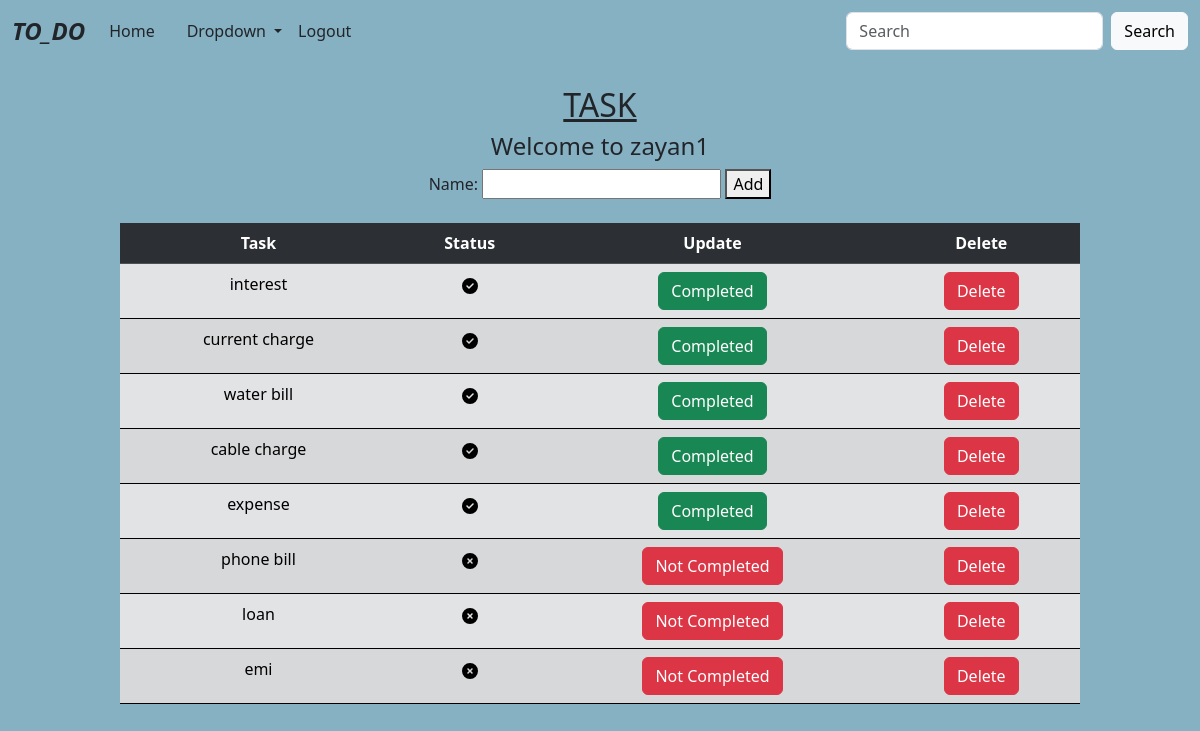
Screenshot of /task/ (signed in) with the database file from the repository.
### ToDo_App/models.py (models this page shows, shortened)
class Task(models.Model):
    name=models.CharField(max_length=20)
    user=models.ForeignKey(User,on_delete=models.CASCADE)
    complete=models.BooleanField(default=False)
    dete=models.DateField(auto_now_add=True)

### ToDo_App/views.py (the view, shortened to what this page needs)
# urls.py: path('task/',Task_view.as_view(),name='task'),
@method_decorator(signin_required,name='dispatch')
class Task_view(View):
    def get(self,request,*args,**kwargs):
        form=Task_form()
        data=Task.objects.filter(user=request.user).order_by('complete')
        return render(request,"task.html",{"form":form,"data":data})

### ToDo_App/forms.py
class Task_form(forms.ModelForm):
    class Meta:
        model= Task
        fields=['name']

### ToDo_App/views.py (called while the page is built)
def signin_required(fn):
    def wrapper(request,*args,**kwargs):
        if not request.user.is_authenticated:
            messages.error(request,"You Should Login First...")
            return redirect('login')
        else:
            return fn(request,*args,**kwargs)
    return wrapper

### ToDo_App/templates/task.html (shortened to what this page needs)
{% extends 'index.html' %}
{% block body %}
<center>
    <h2><u>TASK</u></h2>
    <h4>Welcome to {{request.user}}</h4>
    <form action="" method="post">
        {{form}}
        <button class="btn-secondary" type="submit">Add</button><br>
    </form><br>
    </center>
    <table align="center" class="table table-striped table-secondary" style="text-align: center; width: 80%; border: 2px;">
        <tr class="table-dark">
            <th>Task</th>
            <th>Status</th>
            <th>Update</th>
            <th>Delete</th>
            </tr>
    {% for i in data %}
    <tr>
        <td>{{i.name}}</td>
        {% if i.complete == False %}
        <td></td>
        {% elif i.complete == True %}
        <td></td>
        {% endif %}
        {% if i.complete == True %}
        <td><a class="btn btn-danger" href="{% url 'edit' i.id %}">Not Completed</a></td>
        {% elif i.complete == False %}
        <td><a class="btn btn-success"  href="{% url 'edit' i.id %}">Completed</a></td>
        {% endif %}
        <td><a class="btn btn-danger btn-hover" href="{% url 'remove' i.id %}">Delete</a></td>
    </tr>
    {% endfor %}
    </table>
{% endblock %}

### ToDo_App/templates/index.html (shortened to what this page needs)
<!DOCTYPE html>
<html lang="en">
<head>
    <link href="https://cdn.jsdelivr.net/npm/bootstrap@5.3.2/dist/css/bootstrap.min.css" rel="stylesheet">
</head>
<body>
<nav class="navbar navbar-expand-lg">
    <div class="container-fluid">
      <a class="navbar-brand text-dark fs-4" href="#"><em><b>TO_DO</b></em></a>
      <div class="collapse navbar-collapse" id="navbarSupportedContent">
        <ul class="navbar-nav me-auto mb-2 mb-lg-0">
          <li class="nav-item">
            <a class="nav-link active text-dark" aria-current="page" href="#">Home</a>
          </li>
          <li class="nav-item">
            <a class="nav-link" href="#"></a>
          </li>
          <li class="nav-item dropdown">
            <a class="nav-link dropdown-toggle text-dark href="#" role="button" data-bs-toggle="dropdown" aria-expanded="false">
              Dropdown
            </a>
          </li>
          <li class="nav-item">
            <a class="nav-link active text-dark" href="{% url 'logout' %}" aria-disabled="true" >Logout</a>
          </li>
        </ul>
        <form class="d-flex" role="search">
          <input class="form-control me-2" type="search" placeholder="Search" aria-label="Search">
          <button class="btn btn-light" type="submit">Search</button>
        </form>
      </div>
    </div>
  </nav>
  <br>
  {%block body%}
  {% endblock %}
  </body>
  </html>

### ToDo_App/templates/index.html (style rules this page uses)
body { background-color: rgb(134, 177, 194); }

### rows the page displays
Task: name "interest", complete False (drawn)
Task: name "current charge", complete False (drawn)
Task: name "water bill", complete False (drawn)
Task: name "cable charge", complete False (drawn)
Task: name "expense", complete False (drawn)
Task: name "phone bill", complete True (drawn)
Task: name "loan", complete True (drawn)
Task: name "emi", complete True (drawn)

### other values shown
{{ request.user }} "zayan1"
